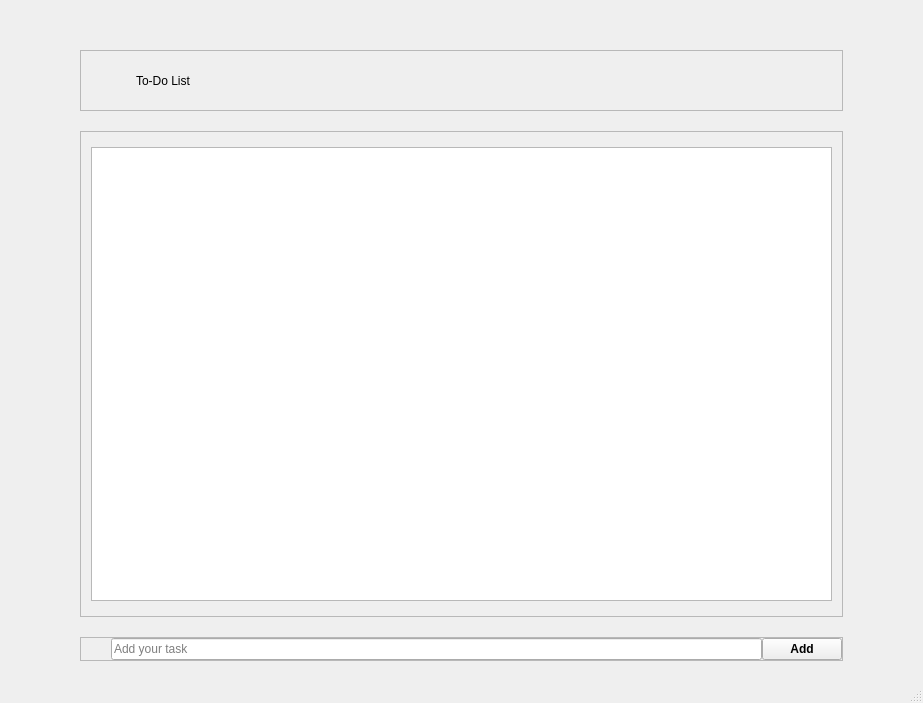
<?xml version="1.0" encoding="UTF-8"?>
<ui version="4.0">
 <class>MainWindow</class>
 <widget class="QMainWindow" name="MainWindow">
  <property name="geometry">
   <rect>
    <x>0</x>
    <y>0</y>
    <width>923</width>
    <height>703</height>
   </rect>
  </property>
  <property name="windowTitle">
   <string>MainWindow</string>
  </property>
  <property name="styleSheet">
   <string notr="true"/>
  </property>
  <widget class="QWidget" name="centralwidget">
   <layout class="QVBoxLayout" name="verticalLayout">
    <property name="spacing">
     <number>20</number>
    </property>
    <property name="leftMargin">
     <number>80</number>
    </property>
    <property name="topMargin">
     <number>50</number>
    </property>
    <property name="rightMargin">
     <number>80</number>
    </property>
    <property name="bottomMargin">
     <number>20</number>
    </property>
    <item>
     <widget class="QFrame" name="frame_3">
      <property name="maximumSize">
       <size>
        <width>16777215</width>
        <height>61</height>
       </size>
      </property>
      <property name="styleSheet">
       <string notr="true"/>
      </property>
      <property name="frameShape">
       <enum>QFrame::StyledPanel</enum>
      </property>
      <property name="frameShadow">
       <enum>QFrame::Raised</enum>
      </property>
      <layout class="QHBoxLayout" name="horizontalLayout_2">
       <item>
        <widget class="QLabel" name="label_2">
         <property name="minimumSize">
          <size>
           <width>40</width>
           <height>40</height>
          </size>
         </property>
         <property name="maximumSize">
          <size>
           <width>40</width>
           <height>40</height>
          </size>
         </property>
         <property name="text">
          <string/>
         </property>
         <property name="pixmap">
          <pixmap>../static/icons/list.min.svg</pixmap>
         </property>
         <property name="scaledContents">
          <bool>true</bool>
         </property>
        </widget>
       </item>
       <item>
        <widget class="QLabel" name="label">
         <property name="minimumSize">
          <size>
           <width>151</width>
           <height>41</height>
          </size>
         </property>
         <property name="styleSheet">
          <string notr="true"/>
         </property>
         <property name="text">
          <string>To-Do List</string>
         </property>
        </widget>
       </item>
      </layout>
     </widget>
    </item>
    <item>
     <widget class="QFrame" name="frame_2">
      <property name="frameShape">
       <enum>QFrame::StyledPanel</enum>
      </property>
      <property name="frameShadow">
       <enum>QFrame::Raised</enum>
      </property>
      <layout class="QVBoxLayout" name="verticalLayout_3">
       <property name="leftMargin">
        <number>10</number>
       </property>
       <property name="topMargin">
        <number>15</number>
       </property>
       <property name="rightMargin">
        <number>10</number>
       </property>
       <property name="bottomMargin">
        <number>15</number>
       </property>
       <item>
        <widget class="QListView" name="listView">
         <property name="focusPolicy">
          <enum>Qt::NoFocus</enum>
         </property>
         <property name="styleSheet">
          <string notr="true"/>
         </property>
         <property name="editTriggers">
          <set>QAbstractItemView::NoEditTriggers</set>
         </property>
         <property name="dragDropMode">
          <enum>QAbstractItemView::DragOnly</enum>
         </property>
         <property name="selectionMode">
          <enum>QAbstractItemView::NoSelection</enum>
         </property>
         <property name="movement">
          <enum>QListView::Free</enum>
         </property>
        </widget>
       </item>
      </layout>
     </widget>
    </item>
    <item>
     <widget class="QFrame" name="frame">
      <property name="styleSheet">
       <string notr="true"/>
      </property>
      <property name="frameShape">
       <enum>QFrame::StyledPanel</enum>
      </property>
      <property name="frameShadow">
       <enum>QFrame::Raised</enum>
      </property>
      <layout class="QHBoxLayout" name="horizontalLayout">
       <property name="spacing">
        <number>0</number>
       </property>
       <property name="leftMargin">
        <number>30</number>
       </property>
       <property name="topMargin">
        <number>0</number>
       </property>
       <property name="rightMargin">
        <number>0</number>
       </property>
       <property name="bottomMargin">
        <number>0</number>
       </property>
       <item>
        <widget class="QLineEdit" name="lineEdit">
         <property name="styleSheet">
          <string notr="true"/>
         </property>
         <property name="placeholderText">
          <string>Add your task</string>
         </property>
        </widget>
       </item>
       <item>
        <widget class="QPushButton" name="add_btn">
         <property name="font">
          <font>
           <bold>true</bold>
          </font>
         </property>
         <property name="styleSheet">
          <string notr="true"/>
         </property>
         <property name="text">
          <string>Add</string>
         </property>
         <property name="iconSize">
          <size>
           <width>30</width>
           <height>30</height>
          </size>
         </property>
         <property name="class" stdset="0">
          <string>add</string>
         </property>
        </widget>
       </item>
      </layout>
     </widget>
    </item>
   </layout>
  </widget>
  <widget class="QMenuBar" name="menubar">
   <property name="geometry">
    <rect>
     <x>0</x>
     <y>0</y>
     <width>923</width>
     <height>22</height>
    </rect>
   </property>
  </widget>
  <widget class="QStatusBar" name="statusbar"/>
 </widget>
 <resources>
  <include location="resource.qrc"/>
 </resources>
 <connections/>
</ui>
